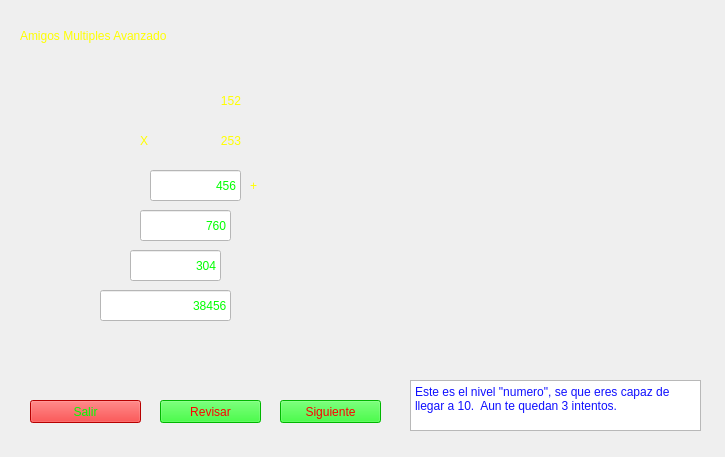
<?xml version="1.0" encoding="UTF-8"?>
<ui version="4.0">
 <class>amigosMultiplesAvanzado</class>
 <widget class="QMainWindow" name="amigosMultiplesAvanzado">
  <property name="enabled">
   <bool>true</bool>
  </property>
  <property name="geometry">
   <rect>
    <x>0</x>
    <y>0</y>
    <width>725</width>
    <height>457</height>
   </rect>
  </property>
  <property name="sizePolicy">
   <sizepolicy hsizetype="Fixed" vsizetype="Fixed">
    <horstretch>0</horstretch>
    <verstretch>0</verstretch>
   </sizepolicy>
  </property>
  <property name="windowTitle">
   <string>Amigos Multiples Avanzado</string>
  </property>
  <property name="styleSheet">
   <string notr="true"/>
  </property>
  <widget class="QWidget" name="centralwidget">
   <widget class="QLabel" name="Sumatoria_2">
    <property name="geometry">
     <rect>
      <x>170</x>
      <y>120</y>
      <width>71</width>
      <height>41</height>
     </rect>
    </property>
    <property name="styleSheet">
     <string notr="true">font: 22pt &quot;Times New Roman&quot;;
color: rgb(255, 255, 0);</string>
    </property>
    <property name="text">
     <string>253</string>
    </property>
    <property name="alignment">
     <set>Qt::AlignRight|Qt::AlignTrailing|Qt::AlignVCenter</set>
    </property>
   </widget>
   <widget class="QLabel" name="Sumatoria">
    <property name="geometry">
     <rect>
      <x>160</x>
      <y>80</y>
      <width>81</width>
      <height>41</height>
     </rect>
    </property>
    <property name="styleSheet">
     <string notr="true">font: 22pt &quot;Times New Roman&quot;;
color: rgb(255, 255, 0);
</string>
    </property>
    <property name="text">
     <string>152</string>
    </property>
    <property name="alignment">
     <set>Qt::AlignRight|Qt::AlignTrailing|Qt::AlignVCenter</set>
    </property>
   </widget>
   <widget class="QLineEdit" name="Resultado">
    <property name="geometry">
     <rect>
      <x>150</x>
      <y>170</y>
      <width>91</width>
      <height>31</height>
     </rect>
    </property>
    <property name="styleSheet">
     <string notr="true">font: 16pt &quot;Times New Roman&quot;;
background-color: rgb(255, 255, 255);
color: rgb(0, 255, 0);</string>
    </property>
    <property name="text">
     <string>456</string>
    </property>
    <property name="alignment">
     <set>Qt::AlignRight|Qt::AlignTrailing|Qt::AlignVCenter</set>
    </property>
   </widget>
   <widget class="QLabel" name="label">
    <property name="geometry">
     <rect>
      <x>20</x>
      <y>20</y>
      <width>341</width>
      <height>31</height>
     </rect>
    </property>
    <property name="styleSheet">
     <string notr="true">font: 22pt &quot;Times New Roman&quot;;
color: rgb(255, 255, 0);</string>
    </property>
    <property name="text">
     <string>Amigos Multiples Avanzado</string>
    </property>
   </widget>
   <widget class="QLineEdit" name="Resultado_2">
    <property name="geometry">
     <rect>
      <x>130</x>
      <y>250</y>
      <width>91</width>
      <height>31</height>
     </rect>
    </property>
    <property name="styleSheet">
     <string notr="true">font: 16pt &quot;Times New Roman&quot;;
background-color: rgb(255, 255, 255);
color: rgb(0, 255, 0);</string>
    </property>
    <property name="text">
     <string>304</string>
    </property>
    <property name="alignment">
     <set>Qt::AlignRight|Qt::AlignTrailing|Qt::AlignVCenter</set>
    </property>
   </widget>
   <widget class="QLineEdit" name="Resultado_3">
    <property name="geometry">
     <rect>
      <x>140</x>
      <y>210</y>
      <width>91</width>
      <height>31</height>
     </rect>
    </property>
    <property name="styleSheet">
     <string notr="true">font: 16pt &quot;Times New Roman&quot;;
background-color: rgb(255, 255, 255);
color: rgb(0, 255, 0);</string>
    </property>
    <property name="text">
     <string>760</string>
    </property>
    <property name="alignment">
     <set>Qt::AlignRight|Qt::AlignTrailing|Qt::AlignVCenter</set>
    </property>
   </widget>
   <widget class="QLabel" name="label_2">
    <property name="geometry">
     <rect>
      <x>250</x>
      <y>170</y>
      <width>31</width>
      <height>31</height>
     </rect>
    </property>
    <property name="styleSheet">
     <string notr="true">font: 22pt &quot;Times New Roman&quot;;
color: rgb(255, 255, 0);</string>
    </property>
    <property name="text">
     <string>+</string>
    </property>
   </widget>
   <widget class="QLabel" name="label_5">
    <property name="geometry">
     <rect>
      <x>250</x>
      <y>80</y>
      <width>31</width>
      <height>31</height>
     </rect>
    </property>
    <property name="text">
     <string/>
    </property>
    <property name="pixmap">
     <pixmap>Images/estrella.jpg</pixmap>
    </property>
    <property name="scaledContents">
     <bool>true</bool>
    </property>
   </widget>
   <widget class="QLabel" name="label_6">
    <property name="geometry">
     <rect>
      <x>0</x>
      <y>0</y>
      <width>861</width>
      <height>471</height>
     </rect>
    </property>
    <property name="text">
     <string/>
    </property>
    <property name="pixmap">
     <pixmap>Images/fondo.png</pixmap>
    </property>
    <property name="scaledContents">
     <bool>true</bool>
    </property>
   </widget>
   <widget class="QLabel" name="label_7">
    <property name="geometry">
     <rect>
      <x>250</x>
      <y>130</y>
      <width>31</width>
      <height>31</height>
     </rect>
    </property>
    <property name="text">
     <string/>
    </property>
    <property name="pixmap">
     <pixmap>Images/estrella.jpg</pixmap>
    </property>
    <property name="scaledContents">
     <bool>true</bool>
    </property>
   </widget>
   <widget class="QLabel" name="label_8">
    <property name="geometry">
     <rect>
      <x>140</x>
      <y>120</y>
      <width>31</width>
      <height>41</height>
     </rect>
    </property>
    <property name="styleSheet">
     <string notr="true">font: 22pt &quot;Times New Roman&quot;;
color: rgb(255, 255, 0);</string>
    </property>
    <property name="text">
     <string>X</string>
    </property>
   </widget>
   <widget class="QPushButton" name="pushButton_3">
    <property name="geometry">
     <rect>
      <x>160</x>
      <y>400</y>
      <width>101</width>
      <height>23</height>
     </rect>
    </property>
    <property name="styleSheet">
     <string notr="true">background-color: rgb(0, 255, 0);
font: 18pt &quot;Times New Roman&quot;;
color: rgb(255, 0, 0);</string>
    </property>
    <property name="text">
     <string>Revisar</string>
    </property>
   </widget>
   <widget class="QPlainTextEdit" name="plainTextEdit">
    <property name="geometry">
     <rect>
      <x>410</x>
      <y>380</y>
      <width>291</width>
      <height>51</height>
     </rect>
    </property>
    <property name="styleSheet">
     <string notr="true">color: rgb(16, 16, 255);
font: 12pt &quot;Times New Roman&quot;;</string>
    </property>
    <property name="plainText">
     <string>Este es el nivel &quot;numero&quot;, se que eres capaz de llegar a 10.  Aun te quedan 3 intentos.</string>
    </property>
   </widget>
   <widget class="QPushButton" name="pushButton">
    <property name="geometry">
     <rect>
      <x>280</x>
      <y>400</y>
      <width>101</width>
      <height>23</height>
     </rect>
    </property>
    <property name="styleSheet">
     <string notr="true">background-color: rgb(0, 255, 0);
font: 18pt &quot;Times New Roman&quot;;
color: rgb(255, 0, 0);</string>
    </property>
    <property name="text">
     <string>Siguiente</string>
    </property>
   </widget>
   <widget class="QPushButton" name="pushButton_2">
    <property name="geometry">
     <rect>
      <x>30</x>
      <y>400</y>
      <width>111</width>
      <height>23</height>
     </rect>
    </property>
    <property name="styleSheet">
     <string notr="true">font: 18pt &quot;Times New Roman&quot;;
background-color: rgb(255, 0, 0);
color: rgb(0, 255, 0);</string>
    </property>
    <property name="text">
     <string>Salir</string>
    </property>
   </widget>
   <widget class="QLabel" name="label_3">
    <property name="geometry">
     <rect>
      <x>570</x>
      <y>240</y>
      <width>131</width>
      <height>121</height>
     </rect>
    </property>
    <property name="text">
     <string/>
    </property>
    <property name="pixmap">
     <pixmap>Images/estrella.jpg</pixmap>
    </property>
    <property name="scaledContents">
     <bool>true</bool>
    </property>
   </widget>
   <widget class="QLineEdit" name="Resultado_4">
    <property name="geometry">
     <rect>
      <x>100</x>
      <y>290</y>
      <width>131</width>
      <height>31</height>
     </rect>
    </property>
    <property name="styleSheet">
     <string notr="true">font: 16pt &quot;Times New Roman&quot;;
background-color: rgb(255, 255, 255);
color: rgb(0, 255, 0);</string>
    </property>
    <property name="text">
     <string>38456</string>
    </property>
    <property name="alignment">
     <set>Qt::AlignRight|Qt::AlignTrailing|Qt::AlignVCenter</set>
    </property>
   </widget>
   <zorder>label_6</zorder>
   <zorder>Sumatoria_2</zorder>
   <zorder>Sumatoria</zorder>
   <zorder>Resultado</zorder>
   <zorder>label</zorder>
   <zorder>Resultado_2</zorder>
   <zorder>Resultado_3</zorder>
   <zorder>label_2</zorder>
   <zorder>label_5</zorder>
   <zorder>label_7</zorder>
   <zorder>label_8</zorder>
   <zorder>pushButton_3</zorder>
   <zorder>plainTextEdit</zorder>
   <zorder>pushButton</zorder>
   <zorder>pushButton_2</zorder>
   <zorder>label_3</zorder>
   <zorder>Resultado_4</zorder>
  </widget>
 </widget>
 <resources>
  <include location="Images/fondo.qrc"/>
 </resources>
 <connections/>
</ui>
